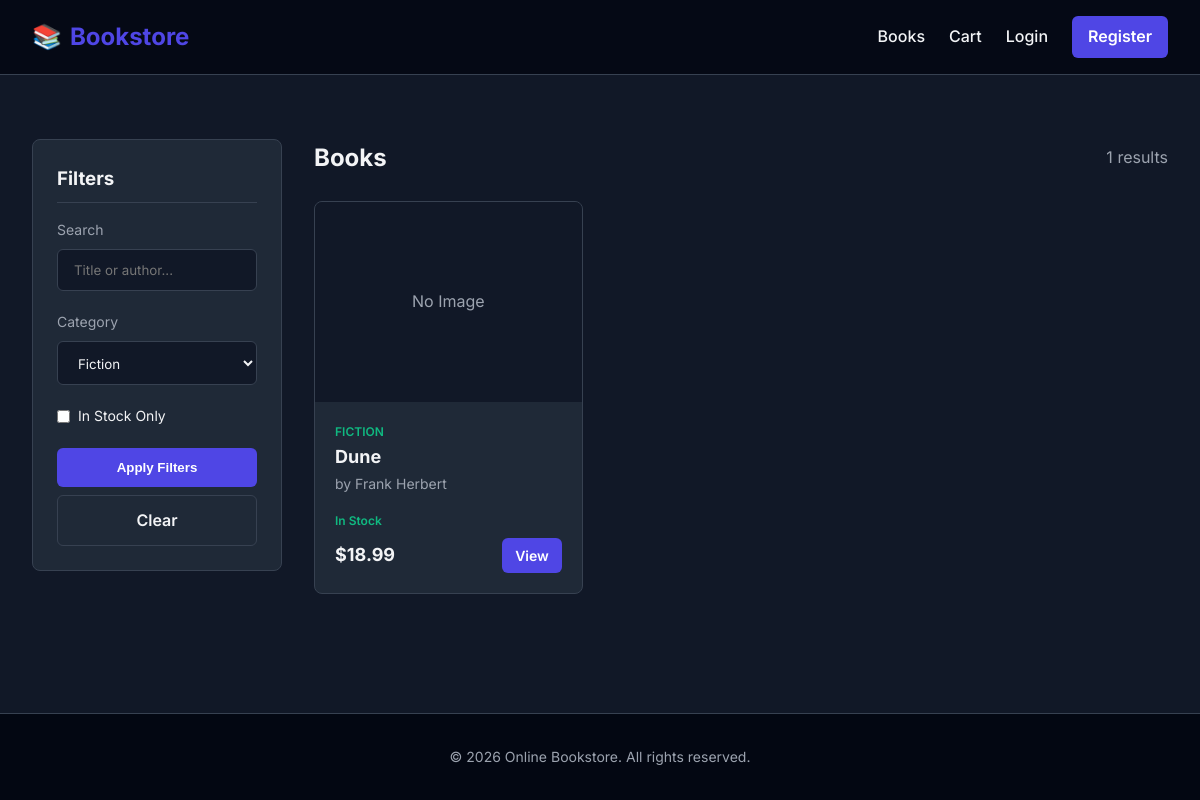
The app's page /products.php?category=2 with its own data.
### tables this page shows
CREATE TABLE IF NOT EXISTS products (
    id INT AUTO_INCREMENT PRIMARY KEY,
    category_id INT NOT NULL,
    title VARCHAR(200) NOT NULL,
    author VARCHAR(150) NOT NULL,
    description TEXT,
    price DECIMAL(10, 2) NOT NULL,
    stock_quantity INT NOT NULL DEFAULT 0,
    image VARCHAR(255) DEFAULT NULL,
    created_at TIMESTAMP DEFAULT CURRENT_TIMESTAMP,
    updated_at TIMESTAMP DEFAULT CURRENT_TIMESTAMP ON UPDATE CURRENT_TIMESTAMP,
    FOREIGN KEY (category_id) REFERENCES categories(id) ON DELETE RESTRICT
);

CREATE TABLE IF NOT EXISTS categories (
    id INT AUTO_INCREMENT PRIMARY KEY,
    name VARCHAR(100) NOT NULL UNIQUE,
    description TEXT,
    created_at TIMESTAMP DEFAULT CURRENT_TIMESTAMP
);

### includes/functions.php (called while the page is built, shortened)
<?php
function h($string) {
    return htmlspecialchars($string ?? '', ENT_QUOTES, 'UTF-8');
}
?>

### products.php (the view, shortened to what this page needs)
<?php
require_once __DIR__ . '/includes/header.php';
$page = isset($_GET['page']) ? max(1, (int)$_GET['page']) : 1;
$limit = 12;
$offset = ($page - 1) * $limit;
$search = trim($_GET['search'] ?? '');
$category = isset($_GET['category']) ? (int)$_GET['category'] : 0;
$in_stock = isset($_GET['in_stock']) ? (int)$_GET['in_stock'] : 0;
$where_clauses = ["1=1"];
$params = [];
if ($category > 0) {
    $where_clauses[] = "p.category_id = ?";
    $params[] = $category;
}
$where_sql = implode(' AND ', $where_clauses);
$count_stmt = $pdo->prepare("SELECT COUNT(*) FROM products p WHERE $where_sql");
$count_stmt->execute($params);
$total_products = $count_stmt->fetchColumn();
$sql = "SELECT p.*, c.name as category_name FROM products p JOIN categories c ON p.category_id = c.id WHERE $where_sql ORDER BY p.title ASC LIMIT $limit OFFSET $offset";
$stmt = $pdo->prepare($sql);
$stmt->execute($params);
$products = $stmt->fetchAll();
$cat_stmt = $pdo->query("SELECT id, name FROM categories ORDER BY name ASC");
$categories = $cat_stmt->fetchAll();
?>
<div style="display: flex; gap: 2rem; margin-top: 2rem;">
    <aside style="width: 250px; flex-shrink: 0;">
        <div style="background-color: var(--card-bg); padding: 1.5rem; border-radius: 8px; border: 1px solid var(--border-color); position: sticky; top: 80px;">
            <h3 style="margin-bottom: 1rem; border-bottom: 1px solid var(--border-color); padding-bottom: 0.5rem;">Filters</h3>
            <form action="" method="GET">
                <div class="form-group">
                    <label class="form-label" for="search">Search</label>
                    <input type="text" id="search" name="search" class="form-control" placeholder="Title or author..." value="<?php echo h($search); ?>">
                </div>
                <div class="form-group">
                    <label class="form-label" for="category">Category</label>
                    <select id="category" name="category" class="form-control">
                        <?php foreach ($categories as $cat): ?>
                            <option value="<?php echo $cat['id']; ?>" <?php echo $category === $cat['id'] ? 'selected' : ''; ?>>
                                <?php echo h($cat['name']); ?>
                            </option>
                        <?php endforeach; ?>
                    </select>
                </div>
                <div class="form-group" style="display: flex; align-items: center; gap: 0.5rem;">
                    <input type="checkbox" id="in_stock" name="in_stock" value="1" <?php echo $in_stock ? 'checked' : ''; ?>>
                    <label for="in_stock" style="font-size: 0.875rem; color: var(--text-main);">In Stock Only</label>
                </div>
                <button type="submit" class="btn btn-primary btn-block" style="margin-top: 1rem;">Apply Filters</button>
                <a href="/task4/products.php" class="btn btn-block" style="margin-top: 0.5rem; text-align: center; border: 1px solid var(--border-color); color: var(--text-main);">Clear</a>
            </form>
        </div>
    </aside>
    <div style="flex-grow: 1;">
        <h2 style="margin-bottom: 1.5rem; display: flex; justify-content: space-between; align-items: center;">
            Books
            <span style="font-size: 1rem; font-weight: normal; color: var(--text-muted);"><?php echo $total_products; ?> results</span>
        </h2>
        <?php if ($products): ?>
            <div style="display: grid; grid-template-columns: repeat(auto-fill, minmax(220px, 1fr)); gap: 1.5rem;">
                <?php foreach ($products as $book): ?>
                    <div style="background-color: var(--card-bg); border: 1px solid var(--border-color); border-radius: 8px; overflow: hidden; display: flex; flex-direction: column;">
                        <?php if ($book['image']): ?>
                            <img src="/task4/uploads/products/<?php echo h($book['image']); ?>" alt="<?php echo h($book['title']); ?>" style="width: 100%; height: 200px; object-fit: cover;">
                        <?php else: ?>
                            <div style="width: 100%; height: 200px; background-color: var(--dark-bg); display: flex; align-items: center; justify-content: center; color: var(--text-muted);">
                                No Image
                            </div>
                        <?php endif; ?>
                        <div style="padding: 1.25rem; flex-grow: 1; display: flex; flex-direction: column;">
                            <span style="font-size: 0.75rem; color: var(--secondary-color); text-transform: uppercase; font-weight: 600; margin-bottom: 0.25rem;"><?php echo h($book['category_name']); ?></span>
                            <h3 style="font-size: 1.125rem; margin-bottom: 0.25rem; color: var(--text-main); line-height: 1.3;"><?php echo h($book['title']); ?></h3>
                            <p style="color: var(--text-muted); font-size: 0.875rem; margin-bottom: 1rem;">by <?php echo h($book['author']); ?></p>
                            <?php if ($book['stock_quantity'] <= 0): ?>
                                <span style="font-size: 0.75rem; color: var(--danger); font-weight: 600; margin-bottom: 0.5rem;">Out of Stock</span>
                            <?php else: ?>
                                <span style="font-size: 0.75rem; color: var(--secondary-color); font-weight: 600; margin-bottom: 0.5rem;">In Stock</span>
                            <?php endif; ?>
                            <div style="margin-top: auto; display: flex; justify-content: space-between; align-items: center;">
                                <span style="font-size: 1.125rem; font-weight: 700; color: var(--text-main);">$<?php echo number_format($book['price'], 2); ?></span>
                                <a href="/task4/product_details.php?id=<?php echo $book['id']; ?>" class="btn btn-primary" style="padding: 0.4rem 0.8rem; font-size: 0.875rem;">View</a>
                            </div>
                        </div>
                    </div>
                <?php endforeach; ?>
            </div>
        <?php endif; ?>
    </div>
</div>
<?php require_once __DIR__ . '/includes/footer.php'; ?>

### assets/css/style.css (style rules this page uses)
:root { --primary-color: #4F46E5; --primary-hover: #4338CA; --secondary-color: #10B981; --secondary-hover: #059669; --dark-bg: #111827; --darker-bg: #030712; --text-main: #F3F4F6; --text-muted: #9CA3AF; --border-color: #374151; --card-bg: #1F2937; --danger: #EF4444; }
* { box-sizing: border-box; margin: 0; padding: 0; }
body { font-family: 'Inter', system-ui, -apple-system, sans-serif; background-color: var(--dark-bg); color: var(--text-main); line-height: 1.6; display: flex; flex-direction: column; min-height: 100vh; }
a { color: var(--primary-color); text-decoration: none; transition: color 0.2s; }
.form-group { margin-bottom: 1.25rem; }
.form-label { display: block; margin-bottom: 0.5rem; font-size: 0.875rem; color: var(--text-muted); }
.form-control { width: 100%; padding: 0.75rem 1rem; background-color: var(--dark-bg); border: 1px solid var(--border-color); border-radius: 6px; color: var(--text-main); font-family: inherit; transition: border-color 0.2s, box-shadow 0.2s; }
.btn { display: inline-block; padding: 0.75rem 1.5rem; border-radius: 6px; font-weight: 600; text-align: center; cursor: pointer; border: none; transition: all 0.2s ease; width: auto; }
.btn-primary { background-color: var(--primary-color); color: white; }
.btn-block { width: 100%; display: block; }

### records on screen
products: shows "No Image", category.name "FICTION", title "Dune", author "Frank Herbert", stock_quantity "In Stock", price "18.99"

### other values on screen
$total_products "1"
form field category "Fiction"
